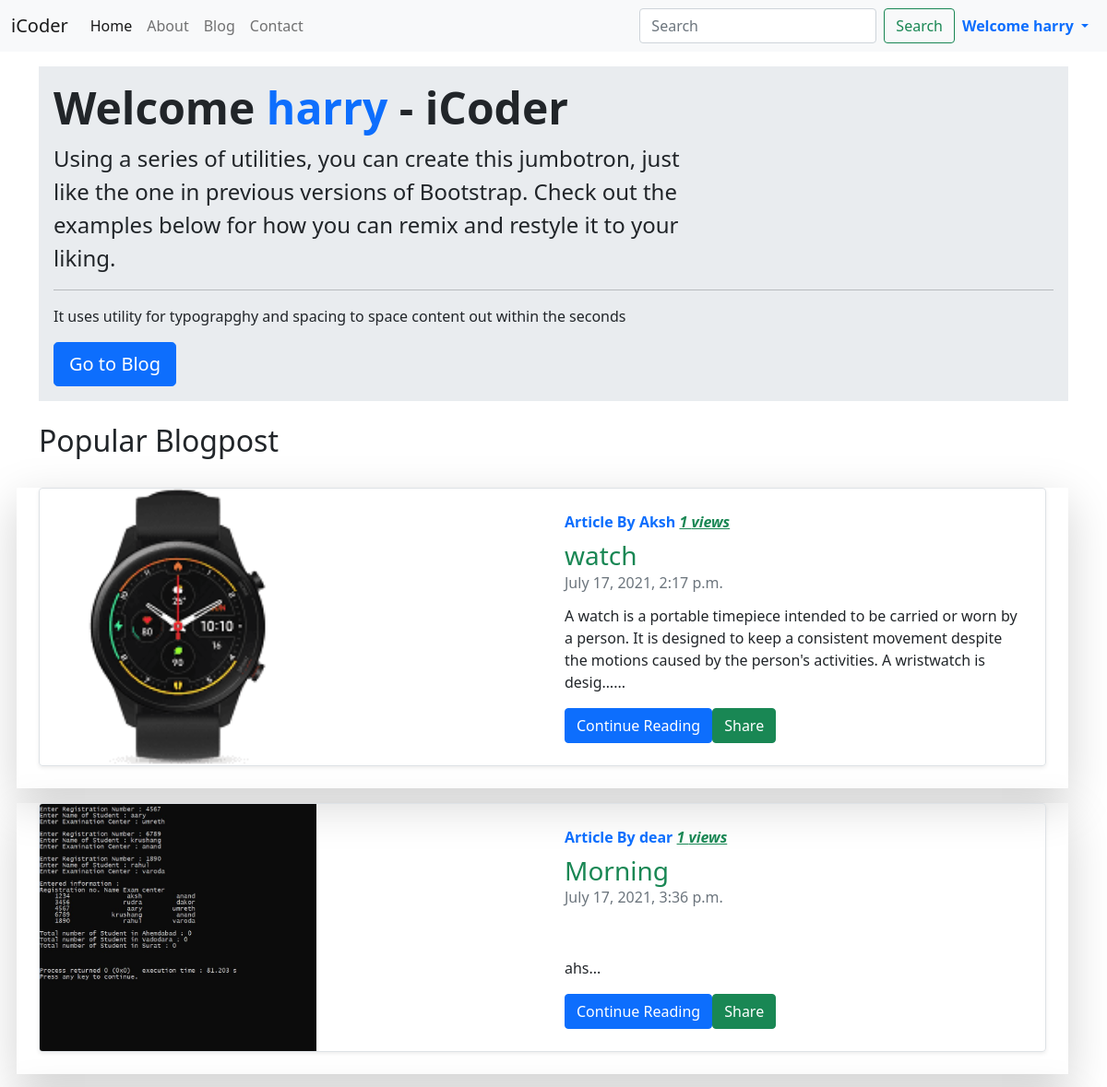
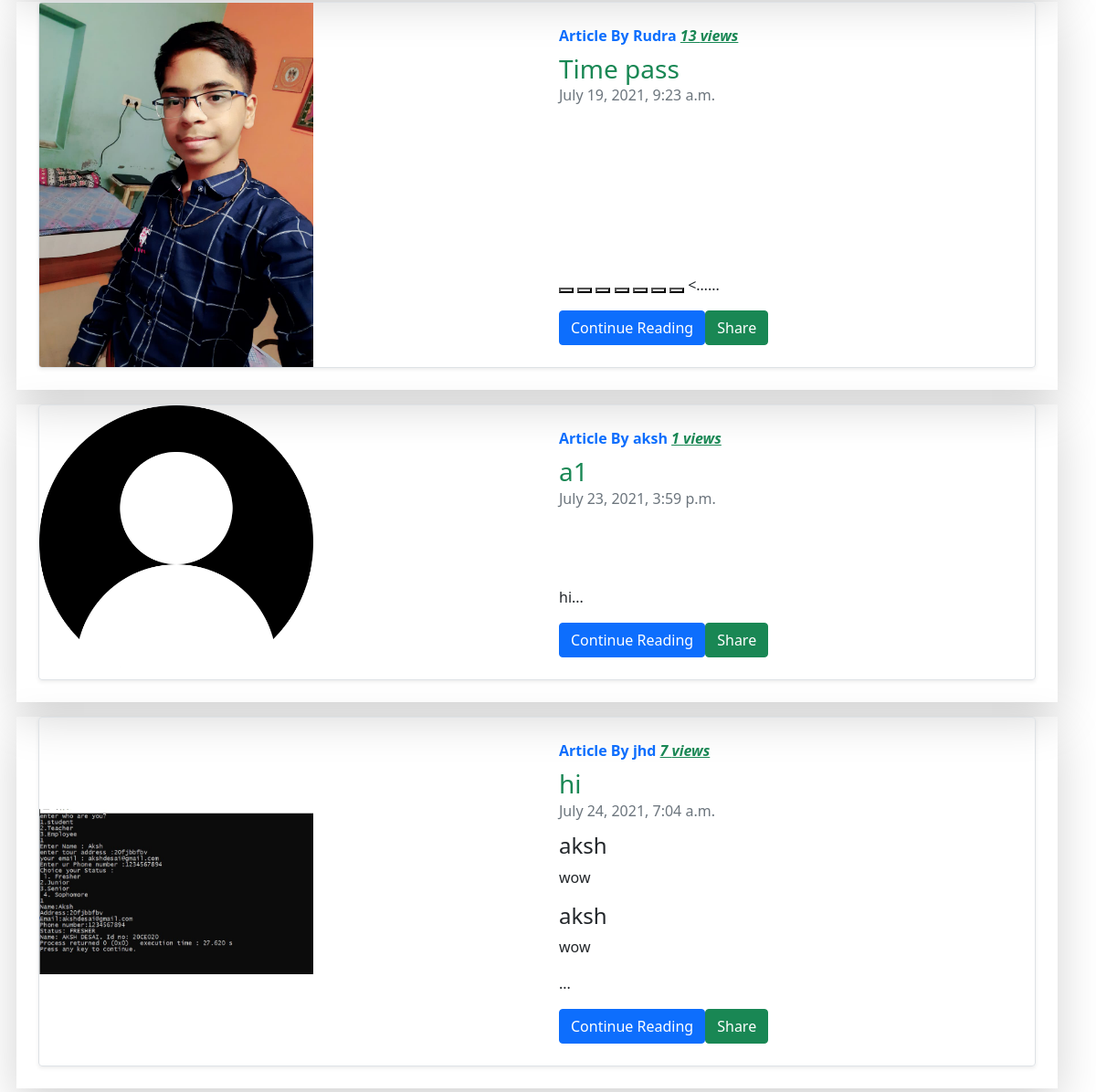
The app's page / (signed in) with its own data (2 pictures, top to bottom).
### blog/models.py (models this page shows)
class Post(models.Model):
    sno = models.AutoField(primary_key = True)
    title = models.CharField(max_length=255)
    content = models.TextField()
    author = models.CharField(max_length=25)
    views = models.IntegerField(default=0)
    timestamp = models.DateTimeField()
    image2 = models.ImageField(upload_to='aksh1/')
    def __str__(self):
        return self.title + ' By ' + self.author

### home/views.py (the view)
# urls.py: 2. Add a URL to urlpatterns:  path('', views.home, name='home')
def home(request):
    print('aksh12', request)
    context = Post.objects.all()
    print('context', context)
    list1 = []
    list2 = []
    for i in context:
        v = i.views
        list1.append(v)
    list1.sort()
    print('list1', list1)
    s = list1[len(list1)-3:]
    s.reverse()
    print('s',s)
    for i in context:
        if i.views in s:
            list2.append(i)
    print('list2', list2)
    print('popat', context)
    context1 = {'a':list2}
    return render(request, 'home/home1.html' ,context1)

### templates/home/home1.html (shortened to what this page needs)
{% extends 'base.html' %}
{% block homeactive %}active{% endblock homeactive %}
{% block body %}
<div class="container">
  <div class="my-3 mb-4 bg-light rounded-3 jumbotron">
    <div style="background-color: #E9ECEF">
      <div class="container p-3">
        {% if user.is_authenticated %}
        <h1 class="display-5 fw-bold">Welcome <span class="text-primary">{{request.user}} </span>  -  iCoder</h1>
        {% else %}
        <h1 class="display-5 fw-bold">Welcome to -  iCoder</h1>
        {% endif %}
        <p class="col-md-8 fs-4">Using a series of utilities, you can create this jumbotron, just like the one in
          previous versions of Bootstrap. Check out the examples below for how you can remix and restyle it to your
          liking.</p>
        <hr>
        <p class='fs-6'>It uses utility for typograpghy and spacing to space content out within the seconds</p>
        <a href='/blog/' class="btn btn-primary btn-lg" type="button">Go to Blog</a>
      </div>
    </div>
  </div>
</div>
<div class="container">
  <h2>Popular Blogpost</h2>
  <div class="row mb-2 my-4">
    {% for i in a %}
    <div class="row mb-2 my-2 shadow-lg">
      <div class="col-md-12">
        <div class="row g-0 border rounded overflow-hidden flex-md-row mb-4 shadow-sm h-md-250 position-relative">
          <div class="col-6 d-flex d-md-block d-none align-self-center">
            <img class="bd-placeholder-img" width="55%" height="40%" src='{{i.image2.url}}'>
          </div>
          <div
            class="col-sm-6 col-12 text-center text-sm-start p-4 jusify-content-end d-flex flex-column position-static">
            <strong class="d-inline-block mb-2 text-primary">Article By {{i.author}} <span><i><u
                    class="text-success">{{i.views}} views</u></i></span></strong>
            <h3 class="mb-0 text-success">{{i.title}} </h3>
            <div class="mb-1 text-muted">{{i.timestamp}}</div>
            <p class="card-text mt-2 mb-auto">
            <div class="preview">{{i.content|safe|truncatechars:198}}...</div>
            </p>
            <div class="d-flex justify-content-sm-start justify-content-around">
              <a href="/blog/contin/{{i.sno}}/" role='button' class="btn btn-sm-sm btn-primary">Continue Reading</a>
              <button class="btn btn-success" onclick="share()">Share</button>
            </div>
          </div>
        </div>
      </div>
    </div>
    {% endfor %}
  </div>
</div>
{% endblock body %}

### templates/base.html (shortened to what this page needs)
<!doctype html>
<html lang="en">
<head>
  <link href="https://cdn.jsdelivr.net/npm/bootstrap@5.0.2/dist/css/bootstrap.min.css" rel="stylesheet"
>
</head>
<body>
  <nav class="navbar navbar-expand-lg navbar-light bg-light">
    <div class="container-fluid">
      <a class="navbar-brand" href="/">iCoder</a>
      <div class="collapse navbar-collapse" id="navbarSupportedContent">
        <ul class="navbar-nav me-auto mb-2 mb-lg-0">
          <li class="nav-item ">
            <a class="nav-link {% block homeactive %}{% endblock homeactive %}" aria-current="page" href="/">Home</a>
          </li>
          <li class="nav-item">
            <a class="nav-link {% block aboutactive %}{% endblock aboutactive %}" href="/about/">About</a>
          </li>
          <li class="nav-item">
            <a class="nav-link {% block blogactive %}{% endblock blogactive %}" href="/blog/">Blog</a>
          </li>
          <li class="nav-item ">
            <a class="nav-link {% block contactactive %}{% endblock contactactive %}" href="/contact/">Contact</a>
          </li>
        </ul>
        <form class="d-flex" method="GET" action="/search/">
          <input class="form-control me-2" type="search" name="search1" placeholder="Search" aria-label="Search">
          <button class="btn btn-outline-success" type="submit">Search</button>
        </form>
        {% if user.is_authenticated %}
        <ul class="navbar-nav mr-auto ">
          <li class="nav-item dropdown " style="list-style: none;">
            <a class="nav-link dropdown-toggle text-primary" href="#" id="navbarDropdown" role="button"
              data-bs-toggle="dropdown" aria-expanded="false">
              <b>Welcome {{request.user}}</b>
            </a>
          </li>
        </ul>
        {% endif %}
      </div>
    </div>
  </nav>
  {% block body %}
  {% endblock body %}
</body>
</html>

### records on screen
Post: image2 (picture), author "Aksh", views "1", title "watch", timestamp "July 17, 2021, 2:17 p.m.", content "A watch is a portable timepiece intended to be carried or worn by a person. It is designed to keep a consistent movement despite the motions caused by the person's activities. A wristwatch is desig…"
Post: image2 (picture), author "dear", views "1", title "Morning", timestamp "July 17, 2021, 3:36 p.m.", content "ahs"
Post: image2 (picture), author "Rudra", views "13", title "Time pass", timestamp "July 19, 2021, 9:23 a.m.", content "<…"
Post: image2 (picture), author "aksh", views "1", title "a1", timestamp "July 23, 2021, 3:59 p.m.", content "hi"
Post: image2 (picture), author "jhd", views "7", title "hi", timestamp "July 24, 2021, 7:04 a.m.", content "aksh wow aksh wow"

### other values on screen
{{ request.user }} "harry"
